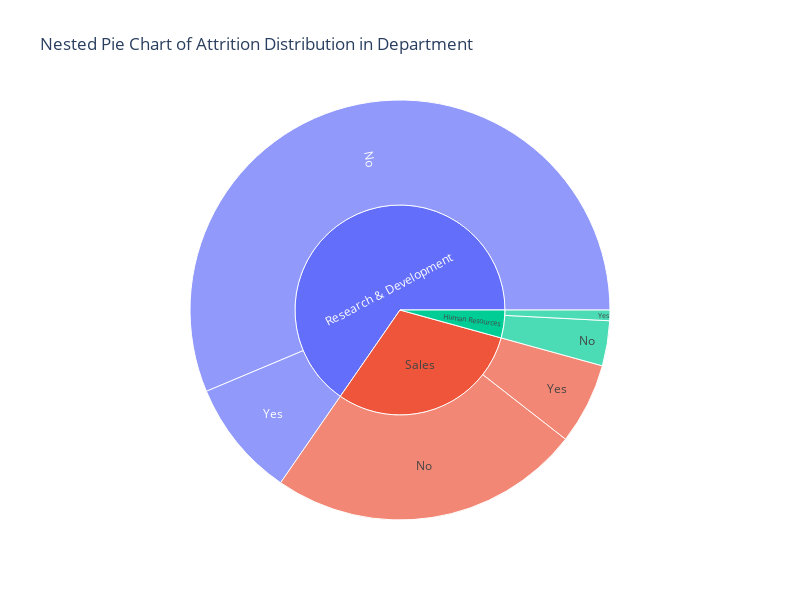

Notebook source saved alongside this figure:
### Code cell
gender_count_df = data.groupby(['Department', 'Attrition']).size().reset_index(name='Count')

fig = px.sunburst(gender_count_df,
                  path=['Department', 'Attrition'],
                  values='Count',
                  title="Nested Pie Chart of Attrition Distribution in Department")
fig.update_layout(width=800, height=600)
fig.show()

### Figure 1 — Plotly figure (JSON) as saved in the notebook; plotly's stock layout.template omitted (floating-point values rounded to 4 significant figures)
{"data": [{"branchvalues": "total", "domain": {"x": [0, 1], "y": [0, 1]}, "hovertemplate": "labels=%{label}<br>Count=%{value}<br>parent=%{parent}<br>id=%{id}<extra></extra>", "ids": ["Human Resources/No", "Research & Development/No", "Sales/No", "Human Resources/Yes", "Research & Development/Yes", "Sales/Yes", "Human Resources", "Research & Development", "Sales"], "labels": ["No", "No", "No", "Yes", "Yes", "Yes", "Human Resources", "Research & Development", "Sales"], "name": "", "parents": ["Human Resources", "Research & Development", "Sales", "Human Resources", "Research & Development", "Sales", "", "", ""], "type": "sunburst", "values": [51, 828, 354, 12, 133, 92, 63, 961, 446]}], "layout": {"height": 600, "legend": {"tracegroupgap": 0}, "title": {"text": "Nested Pie Chart of Attrition Distribution in Department"}, "width": 800}}
